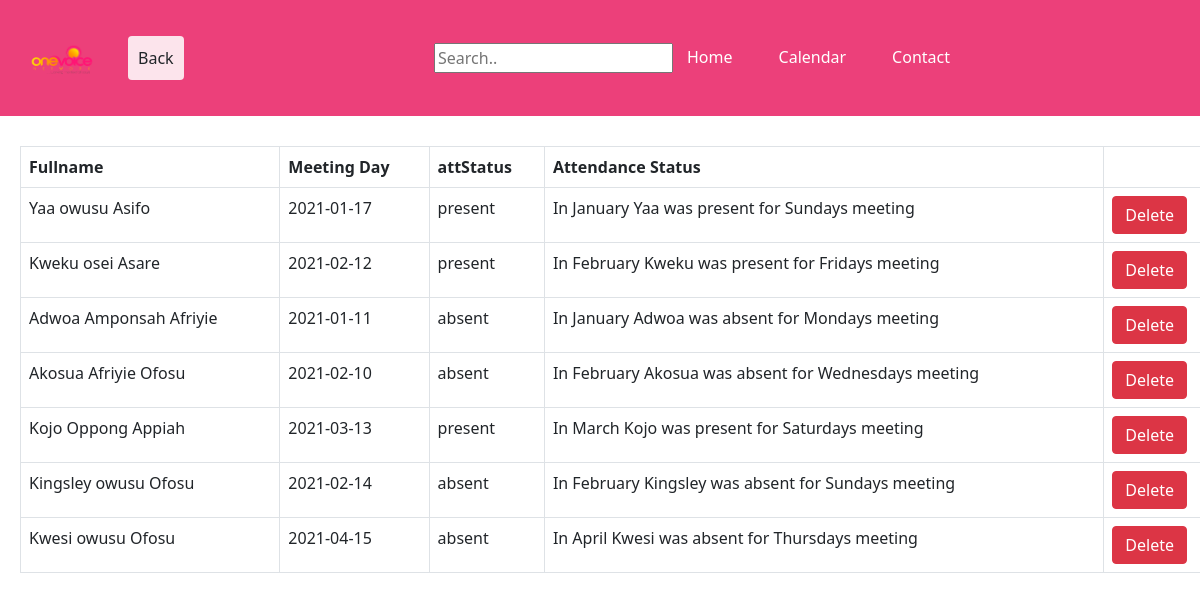
Page /php/attendance.php on the committed database.
### tables this page shows
CREATE TABLE `members` (
  `memID` int(11) DEFAULT NULL,
  `church` varchar(30) DEFAULT NULL,
  `university` varchar(40) DEFAULT NULL,
  `unilevel` enum('100','200','300','400','Completed') DEFAULT NULL,
  `occupation` varchar(30) DEFAULT NULL,
  `hometown` varchar(25) DEFAULT NULL,
  `nameofFather` varchar(40) DEFAULT NULL,
  `contactofFather` varchar(15) DEFAULT NULL,
  `occupationofFather` varchar(20) DEFAULT NULL,
  `nameofMother` varchar(40) DEFAULT NULL,
  `contactofMother` varchar(15) DEFAULT NULL,
  `occupationofMother` varchar(20) DEFAULT NULL
);

CREATE TABLE `attendance` (
  `attID` int(11) DEFAULT NULL,
  `attStatus` enum('present','absent') DEFAULT NULL,
  `meetingday` date DEFAULT NULL
);

### php/attendance.php (the view, shortened to what this page needs)
<?php
require __DIR__ ."/database_connection_test.php";
function listing($conn){
    $att_sel=mysqli_query($conn, "SELECT M.memID, A.attID, concat(P.fname, ' ', P.middlename, ' ', P.lname) as Fullname, A.attStatus, A.meetingDay,
    if(A.attStatus='present', concat('In ', monthname(A.meetingDay), ' ', P.fname, ' was present for ', dayname(A.meetingDay), 's meeting'),
    concat('In ', monthname(A.meetingDay), ' ', P.fname, ' was absent for ', dayname(A.meetingDay), 's meeting')) as 'Attendance Status'
    from Members as M Inner Join Attendance as A on M.memID = A.attID
    Inner Join Person as P on P.personID =M.memID");
    $data=mysqli_fetch_all($att_sel,MYSQLI_ASSOC);
    return $data;
}
    $data=listing($conn);
$searchresult = [];
?>
<!DOCTYPE html>
<html lang="en">
<head>
    <link href="https://cdn.jsdelivr.net/npm/bootstrap@5.1.1/dist/css/bootstrap.min.css" rel="stylesheet">
    <link rel="stylesheet" type="text/css" href="../css/styles.css">
</head>
<body>
    <nav class="navbar navbar-expand-lg navbar-dark navbarcolor">
    <div class="container-fluid">
    <a class="navbar-brand " href="home.php"><img src="../images/logo.png" width="100" height="90"></a>
    <a href="members.php"><button type="button" class="btn back-button">Back</button></a>
        <div class="collapse navbar-collapse" id="navbarText">
        <ul class="navbar-nav ms-auto mb-2 mb-lg-0 bars">
            <form action="" method="get" class="search-bar">
                    <li>
                        <input type="text" name= "searchbar"  placeholder="Search..">
                    </li>
            </form>
            <li class="nav-item">
                <a class="nav-link active barsbars" aria-current="page" href="home.php">Home</a>
            </li>
            <li class="nav-item">
                <a class="nav-link active barsbars" href="#">Calendar</a>
            </li>
            <li class="nav-item">
                <a class="nav-link active barsbars">Contact</a>
            </li>
        </ul>
        </div>
    </div>
    </nav>
    <div class="table-responsive">
        <table class="table table-hover table-color table-bordered att">
            <tr>
                <th>Fullname</th>
                <th>Meeting Day</th>
                <th>attStatus</th>
                <th>Attendance Status</th>
            </tr>
            <?php foreach($data as $q){ ?>
                <tr>
                <?php if (in_array($q['Fullname'],$searchresult)) { ?>
                    <td class="highlight"><?php echo $q['Fullname'] ?></td>
                    <td class="highlight"><?php echo $q['meetingDay'] ?></td>
                    <td class="highlight"><?php echo $q['attStatus'] ?></td>
                    <td class="highlight"><?php echo $q['Attendance Status'] ?></td>
                <?php } else { ?>
                        <td><?php echo $q['Fullname']?></td>
                        <td><?php echo $q['meetingDay']?></td>
                        <td><?php echo $q['attStatus']?></td>
                        <td><?php echo $q['Attendance Status']?></td>
                <?php } ?>
                <td>
                    <form action="" method="post" onSubmit="onDelete(event)">
                        <input class="btn btn-danger" type = "submit" name="Delete"  value="Delete"/>
                    </form>
                </td>
                </tr>
            <?php } ?>
        </table>
    </div>
</body>
</html>

### css/navbar.css (style rules this page uses)
.bars { margin-right: 200px; }
.barsbars { margin-right: 30px; }
.navbarcolor { background-color: #ec407a; }

### css/attendance.css (style rules this page uses)
.att { margin-top:30px; margin-left: 20px; }
.search-bar { padding: 6px; }

### css/common.css (style rules this page uses)
body { background-color:white; position:relative; }
.back-button { background-color: #fce4ec; padding:9px; }

### rows in the picture
members: Fullname "Yaa owusu Asifo", attendance.meetingday "2021-01-17", attendance.attStatus "present", Attendance "In January Yaa was present for Sundays meeting"
members: Fullname "Kweku osei Asare", attendance.meetingday "2021-02-12", attendance.attStatus "present", Attendance "In February Kweku was present for Fridays meeting"
members: Fullname "Adwoa Amponsah Afriyie", attendance.meetingday "2021-01-11", attendance.attStatus "absent", Attendance "In January Adwoa was absent for Mondays meeting"
members: Fullname "Akosua Afriyie Ofosu", attendance.meetingday "2021-02-10", attendance.attStatus "absent", Attendance "In February Akosua was absent for Wednesdays meeting"
members: Fullname "Kojo Oppong Appiah", attendance.meetingday "2021-03-13", attendance.attStatus "present", Attendance "In March Kojo was present for Saturdays meeting"
members: Fullname "Kingsley owusu Ofosu", attendance.meetingday "2021-02-14", attendance.attStatus "absent", Attendance "In February Kingsley was absent for Sundays meeting"
members: Fullname "Kwesi owusu Ofosu", attendance.meetingday "2021-04-15", attendance.attStatus "absent", Attendance "In April Kwesi was absent for Thursdays meeting"
